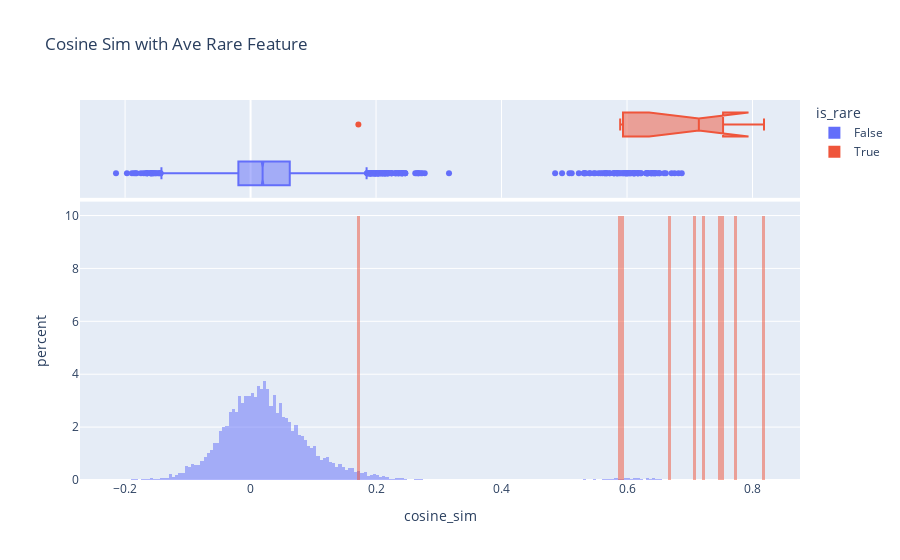

The code cell stored with this chart in its notebook:
### Markdown cell above
这个(2048,)的稀疏特征条很有价值

### Code cell
is_rare = freqs < 1e-5
# W_enc is the dictionary
rare_enc = encoder.W_enc[:, is_rare]
rare_mean = rare_enc.mean(-1)
cos_sim = utils.to_numpy(rare_mean @ encoder.W_enc / rare_mean.norm() / encoder.W_enc.norm(dim=0))
px.histogram(cos_sim, title="Cosine Sim with Ave Rare Feature", color=utils.to_numpy(is_rare), labels={"color": "is_rare", "count": "percent", "value": "cosine_sim"}, marginal="box", histnorm="percent", barmode='overlay')

### Figure 1 — Plotly figure (JSON) as saved in the notebook; plotly's stock layout.template omitted (floating-point values rounded to 4 significant figures; data arrays with more than 128 entries replaced by an {"elided": "..."} marker saying what was removed)
{"data": [{"alignmentgroup": "True", "bingroup": "x", "histnorm": "percent", "hovertemplate": "is_rare=False<br>cosine_sim=%{x}<br>percent=%{y}<extra></extra>", "legendgroup": "False", "marker": {"color": "#636efa", "opacity": 0.5, "pattern": {"shape": ""}}, "name": "False", "offsetgroup": "False", "orientation": "v", "showlegend": true, "type": "histogram", "x": {"elided": "8182 float values"}, "xaxis": "x", "yaxis": "y"}, {"alignmentgroup": "True", "hovertemplate": "is_rare=False<br>cosine_sim=%{x}<extra></extra>", "legendgroup": "False", "marker": {"color": "#636efa"}, "name": "False", "notched": true, "offsetgroup": "False", "showlegend": false, "type": "box", "x": {"elided": "8182 float values"}, "xaxis": "x2", "yaxis": "y2"}, {"alignmentgroup": "True", "bingroup": "x", "histnorm": "percent", "hovertemplate": "is_rare=True<br>cosine_sim=%{x}<br>percent=%{y}<extra></extra>", "legendgroup": "True", "marker": {"color": "#EF553B", "opacity": 0.5, "pattern": {"shape": ""}}, "name": "True", "offsetgroup": "True", "orientation": "v", "showlegend": true, "type": "histogram", "x": [0.5936, 0.7459, 0.7205, 0.7084, 0.1718, 0.5891, 0.6675, 0.8183, 0.7531, 0.772], "xaxis": "x", "yaxis": "y"}, {"alignmentgroup": "True", "hovertemplate": "is_rare=True<br>cosine_sim=%{x}<extra></extra>", "legendgroup": "True", "marker": {"color": "#EF553B"}, "name": "True", "notched": true, "offsetgroup": "True", "showlegend": false, "type": "box", "x": [0.5936, 0.7459, 0.7205, 0.7084, 0.1718, 0.5891, 0.6675, 0.8183, 0.7531, 0.772], "xaxis": "x2", "yaxis": "y2"}], "layout": {"barmode": "overlay", "legend": {"title": {"text": "is_rare"}, "tracegroupgap": 0}, "title": {"text": "Cosine Sim with Ave Rare Feature"}, "xaxis": {"anchor": "y", "domain": [0, 1], "title": {"text": "cosine_sim"}}, "xaxis2": {"anchor": "y2", "domain": [0, 1], "matches": "x", "showgrid": true, "showticklabels": false}, "yaxis": {"anchor": "x", "domain": [0, 0.7326], "title": {"text": "percent"}}, "yaxis2": {"anchor": "x2", "domain": [0.7426, 1], "matches": "y2", "showgrid": false, "showline": false, "showticklabels": false, "ticks": ""}}}
